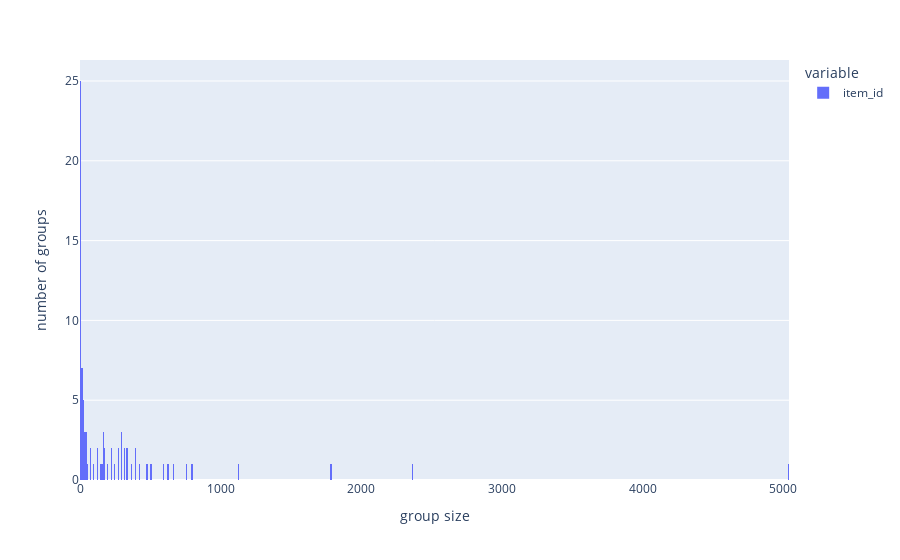

This figure's notebook cell:
### Code cell
px.histogram(items.groupby('item_category_id')['item_id'].count(), nbins=1000)\
.update_layout(xaxis_title='group size', yaxis_title='number of groups')

### Figure 1 — Plotly figure (JSON) as saved in the notebook; plotly's stock layout.template omitted (floating-point values rounded to 4 significant figures)
{"data": [{"alignmentgroup": "True", "bingroup": "x", "hovertemplate": "variable=item_id<br>value=%{x}<br>count=%{y}<extra></extra>", "legendgroup": "item_id", "marker": {"color": "#636efa"}, "name": "item_id", "nbinsx": 1000, "offsetgroup": "item_id", "orientation": "v", "showlegend": true, "type": "histogram", "x": [4, 2, 75, 34, 15, 29, 40, 24, 9, 12, 1, 41, 20, 6, 18, 37, 20, 7, 6, 628, 175, 125, 79, 501, 123, 140, 3, 8, 240, 46, 756, 1125, 6, 18, 8, 4, 6, 1780, 310, 7, 5035, 332, 12, 471, 161, 195, 12, 151, 5, 167, 2, 1, 3, 3, 90, 2365, 397, 427, 790, 294, 52, 598, 295, 366, 290, 163, 178, 394, 27, 317, 228, 6, 666, 36, 8, 277, 333, 220, 278, 1, 6, 7, 8, 15], "xaxis": "x", "yaxis": "y"}], "layout": {"barmode": "relative", "legend": {"title": {"text": "variable"}, "tracegroupgap": 0}, "margin": {"t": 60}, "xaxis": {"anchor": "y", "domain": [0, 1], "title": {"text": "group size"}}, "yaxis": {"anchor": "x", "domain": [0, 1], "title": {"text": "number of groups"}}}}
